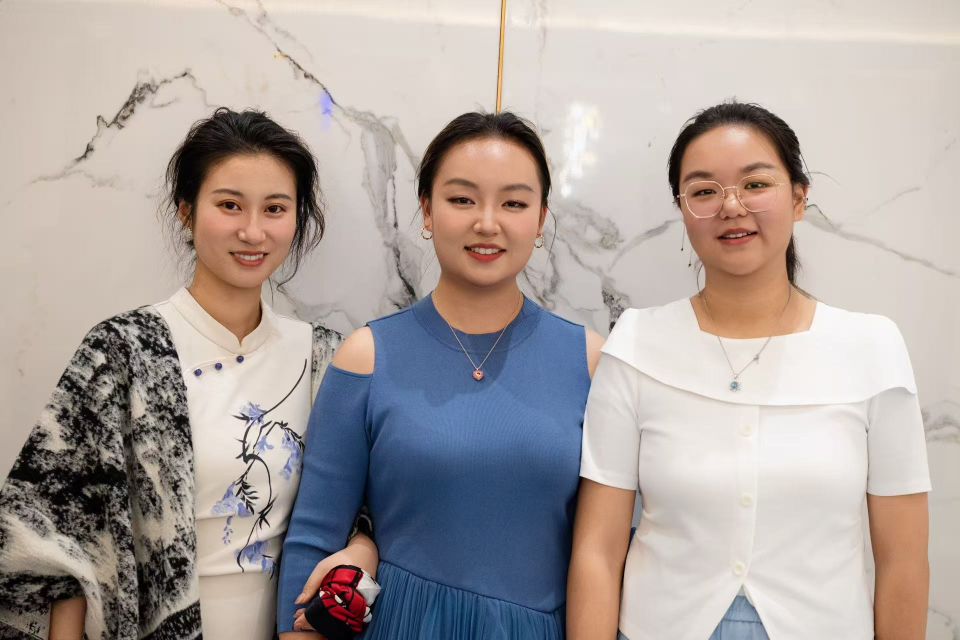
#> input picture data/dataset/face/1779867904245_d.jpg, 1920 x 1280 px (shown at 1/2 size)
$ python -i hog_face_tracking_extra2_0415_2.py   (imports and definitions only)
#> lines starting #> are read from the running program, lines starting #| are printed output that depends on the picture
#> further down, picture is the input picture: shape (1280, 1920, 3); mean B, G, R 160, 163.6, 173.2
import os
import cv2
import time
import math
import queue
import joblib
import random
import threading
import numpy as np
import matplotlib.pyplot as plt

from sklearn.pipeline import Pipeline
from sklearn.preprocessing import StandardScaler
from sklearn.linear_model import LogisticRegression
from sklearn.model_selection import train_test_split
from sklearn.metrics import accuracy_score, classification_report


# ======================================================
# 附加题2简略思路：
# 1. 使用 face 文件夹作为人脸正样本，background 文件夹作为背景负样本；
# 2. 对正负样本都做数据增广，让样本更丰富；
# 3. 对每张样本图像提取 HOG 特征；
# 4. 使用逻辑回归训练“人脸/非人脸”二分类器；
# 5. 摄像头实时检测时，使用滑动窗口 + 多尺度扫描；
# 6. 对每个窗口提取 HOG 特征，再用模型判断是不是人脸；
# 7. 对候选框做 NMS 去重，只保留最优人脸框；
# 8. 使用独立线程读取摄像头，主线程处理最新帧，减少卡顿；
# 9. 对检测框做平滑处理，让框更稳定、更完整地框住人脸。
# ======================================================


# =========================
# 1. 路径配置
# =========================

CURRENT_DIR = os.path.dirname(os.path.abspath(__file__))
PROJECT_ROOT = os.path.dirname(CURRENT_DIR)

FACE_DIR = os.path.join(PROJECT_ROOT, "data", "dataset", "face")
BG_DIR = os.path.join(PROJECT_ROOT, "data", "dataset", "background")

MODEL_DIR = os.path.join(PROJECT_ROOT, "models")
MODEL_PATH = os.path.join(MODEL_DIR, "hog_face_tracking_extra2.pkl")


# =========================
# 2. 运行模式
# =========================

# 第一次运行：MODE = "train"
# 训练完成后：MODE = "camera"
MODE = "camera"

CAMERA_ID = 0

# HOG 输入尺寸
IMG_SIZE = 64

# 检测阈值，越高越严格，误检少但可能漏检
DETECT_THRESHOLD = 0.75

# 滑动窗口步长，越小越准确但越慢
STEP_SIZE = 24

# 摄像头画面大小
FRAME_WIDTH = 640
FRAME_HEIGHT = 480

# 多尺度窗口大小，适应不同距离的人脸
WINDOW_SIZES = [96, 128, 160, 192, 224]

# 是否显示检测耗时和 FPS
SHOW_FPS = True


# =========================
# 3. 创建文件夹
# =========================

# [72 lines left out: functions make_dirs, read_image, get_image_files, create_hog, extract_hog_feature, not called in this run]


# =========================
# 6. 数据增广
# =========================

def augment_face_image(img):
    """
    人脸正样本增广：
    轻微旋转、亮度变化、水平翻转、中心裁剪。
    注意幅度不能太大，否则人脸会变形。
    """
    imgs = []

    img = cv2.resize(img, (IMG_SIZE, IMG_SIZE))
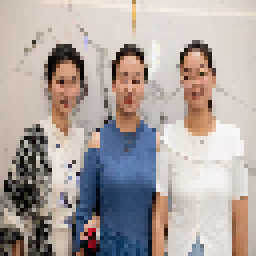
#> img: shape (64, 64, 3) (shown 4 times larger); mean of channels 0, 1, 2 159.9, 163.7, 173.3; drawn as B, G, R
    imgs.append(img)

    # 水平翻转
    imgs.append(cv2.flip(img, 1))

    # 亮度变化
    imgs.append(cv2.convertScaleAbs(img, alpha=1.2, beta=20))
    imgs.append(cv2.convertScaleAbs(img, alpha=0.8, beta=-20))

    # 小角度旋转
    h, w = img.shape[:2]
#> h = 64; w = 64
    center = (w // 2, h // 2)
#> center = (32, 32)

    for angle in [-12, -6, 6, 12]:
        M = cv2.getRotationMatrix2D(center, angle, 1.0)
        rotated = cv2.warpAffine(img, M, (w, h), borderMode=cv2.BORDER_REFLECT)
        imgs.append(rotated)
#> this loop made 4 passes
#> pass 1, in augment_face_image, `rotated = cv2.warpAffine(img, M, (w, h), borderMode=cv2.BORDER_REFLECT)`:
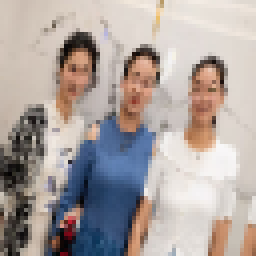
#> rotated: shape (64, 64, 3) (shown 4 times larger); mean of channels 0, 1, 2 159.6, 163.2, 172.8; drawn as B, G, R
#> pass 2, in augment_face_image, `rotated = cv2.warpAffine(img, M, (w, h), borderMode=cv2.BORDER_REFLECT)`:
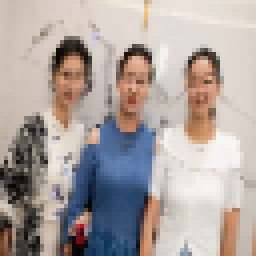
#> rotated: shape (64, 64, 3) (shown 4 times larger); mean of channels 0, 1, 2 159.6, 163.3, 173; drawn as B, G, R
#> pass 3, in augment_face_image, `rotated = cv2.warpAffine(img, M, (w, h), borderMode=cv2.BORDER_REFLECT)`:
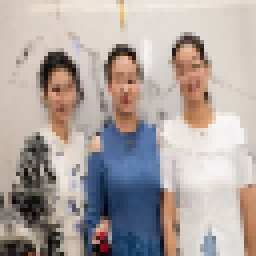
#> rotated: shape (64, 64, 3) (shown 4 times larger); mean of channels 0, 1, 2 160.6, 164.3, 173.9; drawn as B, G, R
#> after the loop, imgs = 8 items

    # 轻微缩放裁剪
    crop = img[4:60, 4:60]
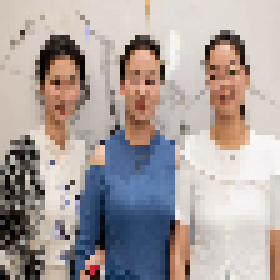
#> crop: shape (56, 56, 3) (shown 5 times larger); mean of channels 0, 1, 2 158.1, 160.7, 170.2; drawn as B, G, R
    crop = cv2.resize(crop, (IMG_SIZE, IMG_SIZE))
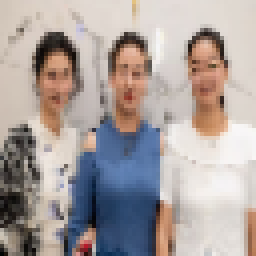
#> crop: shape (64, 64, 3) (shown 4 times larger); mean of channels 0, 1, 2 158, 160.6, 170.1; drawn as B, G, R
    imgs.append(crop)

    return imgs


# [177 lines left out: functions augment_bg_image, load_dataset, train_model, not called in this run]


# =========================
# 9. 摄像头读取线程
# =========================

class CameraThread:
    """
    独立线程读取摄像头。
    主线程只处理最新一帧，避免摄像头缓冲导致画面延迟。
    """

    # [348 lines left out: functions __init__, start, update, read, stop, sliding_windows and 7 more, not called in this run]


# [2 lines not run here, left out]

>>> import cv2
>>> picture = cv2.imread('../../../data/dataset/face/1779867904245_d.jpg')
>>> result = augment_face_image(picture)
#> result = 9 items

$ run again, on data/dataset/face/1779867927699_d.jpg
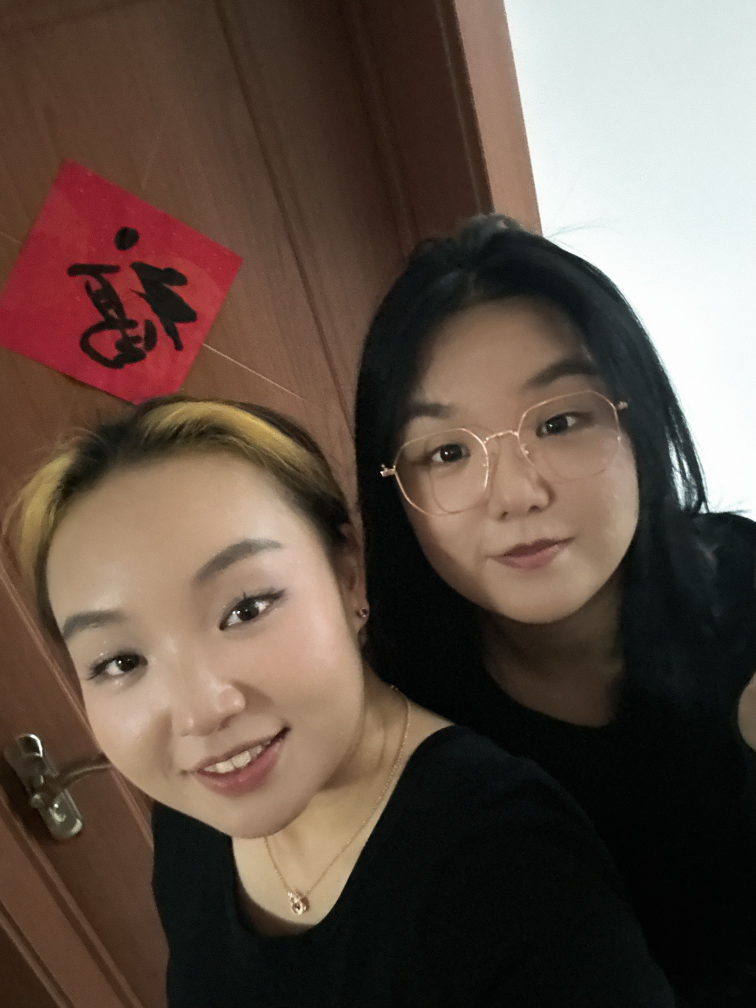
#> input picture data/dataset/face/1779867927699_d.jpg, 3024 x 4032 px (shown at 1/4 size)
#> picture is the input picture: shape (4032, 3024, 3); mean B, G, R 70.9, 81.3, 97.6
#> the loop in augment_face_image, `for angle in [-12, -6, 6, 12]:` made 4 passes
#> pass 1, in augment_face_image, `rotated = cv2.warpAffine(img, M, (w, h), borderMode=cv2.BORDER_REFLECT)`:
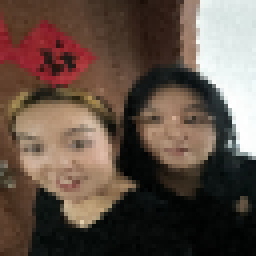
#> rotated: shape (64, 64, 3) (shown 4 times larger); mean of channels 0, 1, 2 69.9, 80.1, 97; drawn as B, G, R
#> after the loop in augment_face_image, `for angle in [-12, -6, 6, 12]:`: imgs = 8 items
#> in augment_face_image, `crop = cv2.resize(crop, (IMG_SIZE, IMG_SIZE))`:
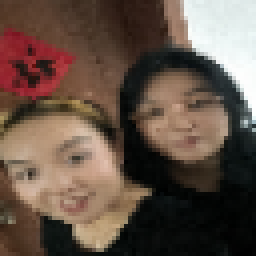
#> crop: shape (64, 64, 3) (shown 4 times larger); mean of channels 0, 1, 2 70.4, 81.7, 99.8; drawn as B, G, R
#> result = 9 items

$ run again, on data/dataset/face/1779867989749_d.jpg
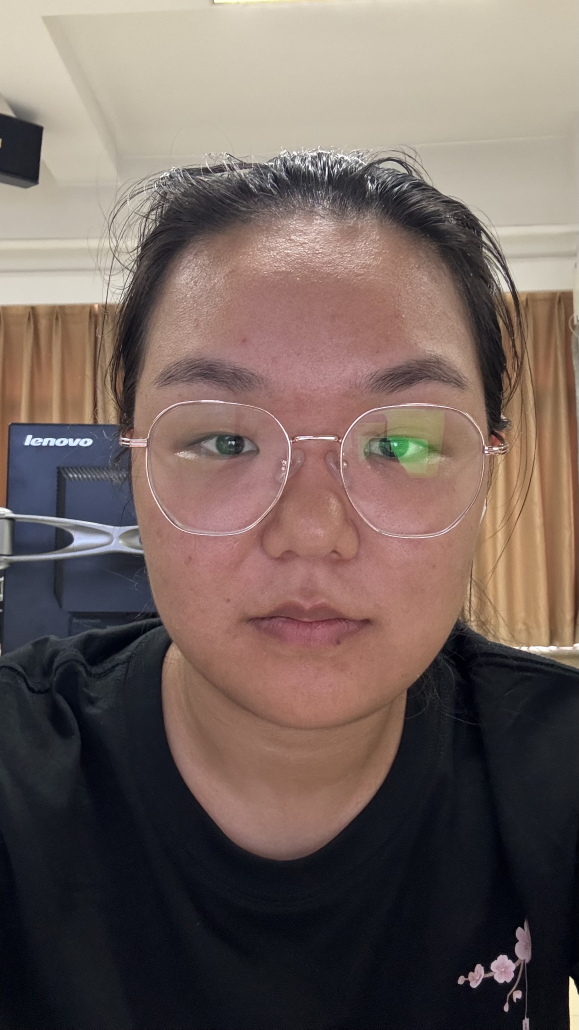
#> input picture data/dataset/face/1779867989749_d.jpg, 1737 x 3088 px (shown at 1/3 size)
#> picture is the input picture: shape (3088, 1737, 3); mean B, G, R 93.7, 99.5, 114.9
#> the loop in augment_face_image, `for angle in [-12, -6, 6, 12]:` made 4 passes
#> pass 3, in augment_face_image, `rotated = cv2.warpAffine(img, M, (w, h), borderMode=cv2.BORDER_REFLECT)`:
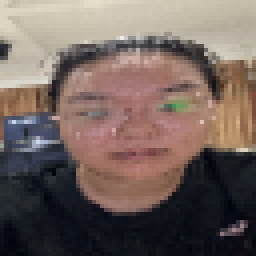
#> rotated: shape (64, 64, 3) (shown 4 times larger); mean of channels 0, 1, 2 93.6, 99.3, 114.7; drawn as B, G, R
#> after the loop in augment_face_image, `for angle in [-12, -6, 6, 12]:`: imgs = 8 items
#> in augment_face_image, `crop = cv2.resize(crop, (IMG_SIZE, IMG_SIZE))`:
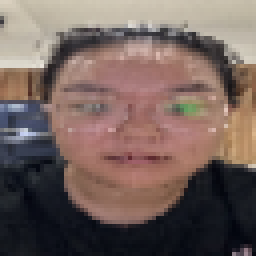
#> crop: shape (64, 64, 3) (shown 4 times larger); mean of channels 0, 1, 2 92.6, 98.2, 116.3; drawn as B, G, R
#> result = 9 items

$ run again, on data/dataset/face/1779868024041_d.jpg
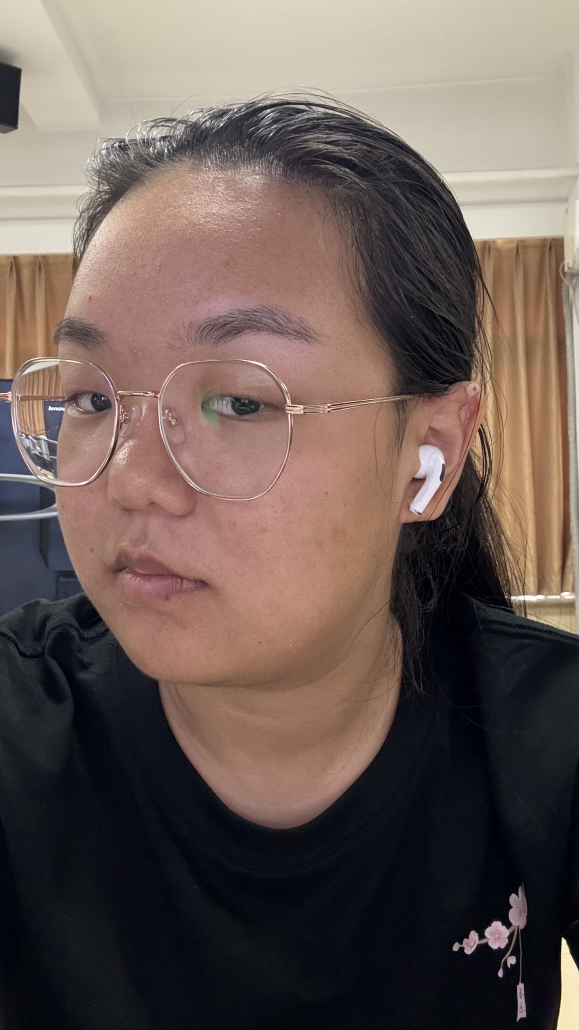
#> input picture data/dataset/face/1779868024041_d.jpg, 1737 x 3088 px (shown at 1/3 size)
#> picture is the input picture: shape (3088, 1737, 3); mean B, G, R 86, 92.2, 107.7
#> in augment_face_image, `img = cv2.resize(img, (IMG_SIZE, IMG_SIZE))`:
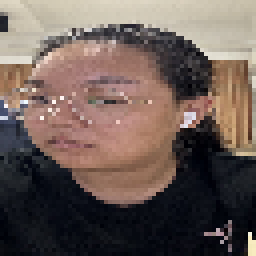
#> img: shape (64, 64, 3) (shown 4 times larger); mean of channels 0, 1, 2 86, 92.2, 107.6; drawn as B, G, R
#> after the loop in augment_face_image, `for angle in [-12, -6, 6, 12]:`: imgs = 8 items
#> in augment_face_image, `crop = cv2.resize(crop, (IMG_SIZE, IMG_SIZE))`:
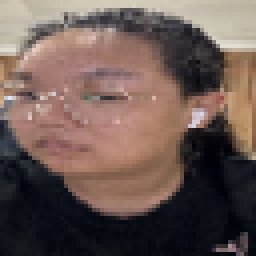
#> crop: shape (64, 64, 3) (shown 4 times larger); mean of channels 0, 1, 2 83.1, 89.1, 107.4; drawn as B, G, R
#> result = 9 items
